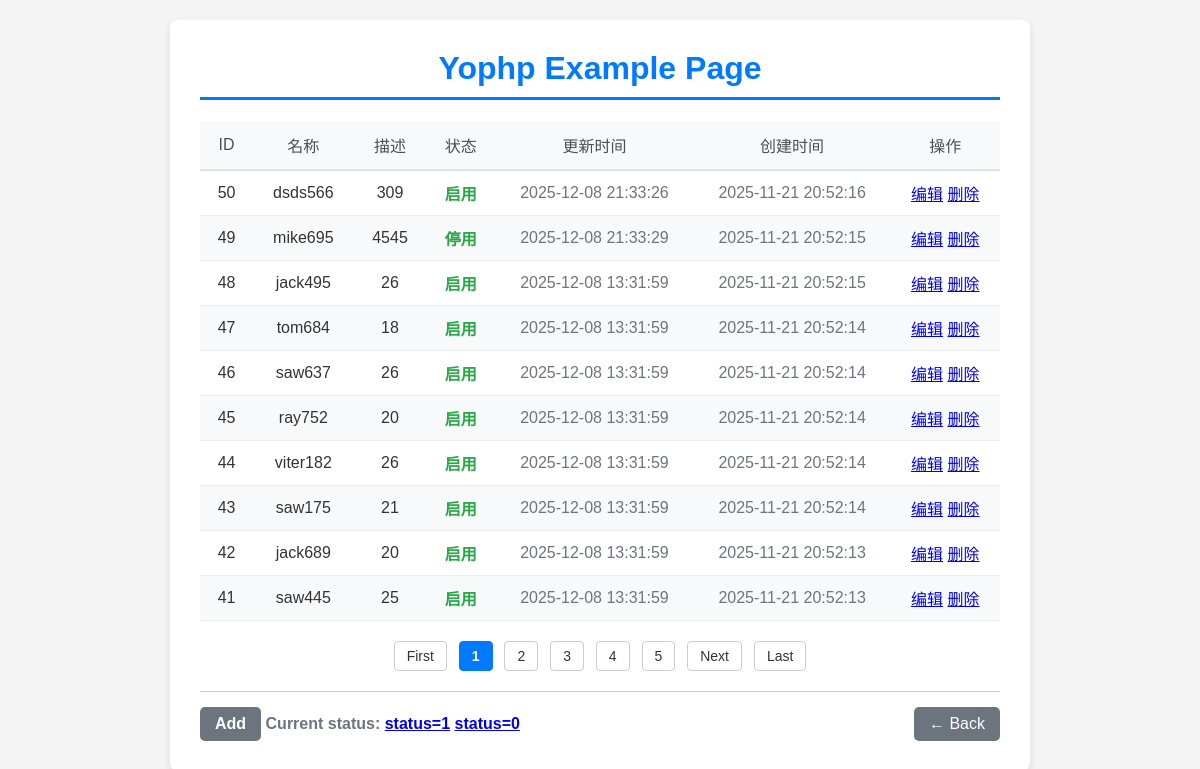
The page /example/page on the database as committed earlier.
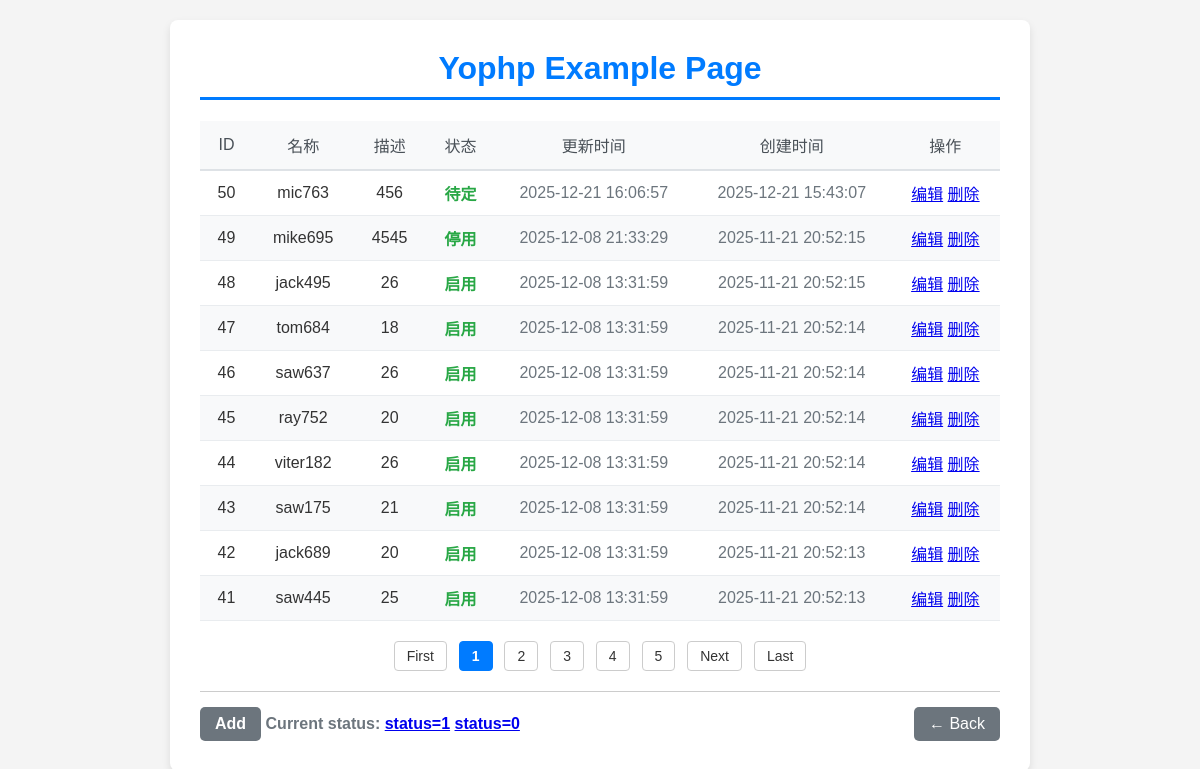
The same page on the database as committed later.
### tables this page shows
CREATE TABLE `example`  (
  `id` int NOT NULL AUTO_INCREMENT,
  `name` varchar(255) NULL DEFAULT '',
  `desc_txt` text NULL,
  `status` tinyint NULL DEFAULT 0,
  `update_time` timestamp NULL DEFAULT CURRENT_TIMESTAMP ON UPDATE CURRENT_TIMESTAMP,
  `create_time` timestamp NULL DEFAULT CURRENT_TIMESTAMP,
  PRIMARY KEY (`id`) USING BTREE
);

### app/controllers/ExampleController.php (called while the page is built, shortened)
<?php
class ExampleController
{
    public function page()
    {
        $data = array();
        $exampleModel = ExampleModel::getInstance();
        $paramInput = array();
        $status = '';
        $pageUrl = '/example/page';
        $suffix = "/?status=$status";
        $examples = $exampleModel->getPage($paramInput, 'id DESC', $pageUrl, 10, $suffix);
        $data['examples'] = $examples;
        $data['status'] = $status;
        $data['statuss'] = $exampleModel->_statuss;
        $data['title'] = 'Yophp Example Page';
        $data['pageUrl'] = $pageUrl;
        $data['success'] = $_GET['success']??'';
        $data['message'] = $_GET['message']??'';
        view()->render('example/page', $data);
    }
}

### framework/init.php (called while the page is built, shortened)
<?php
require FRAMEWORK_DIR.'common.php';
$action = 'index';
$uris = uri();
if(isset($uris[0]) && $uris[0] != 'index.php') {
    $uriCount = 0;
    if ($uris) {
        foreach ($uris as $key => $value) {
            if (!is_numeric($value)) {
                $uriCount++;
            }
        }
    }
    if ($uriCount > 2) {
        $module = $uris[0];
        $controller = $uris[1];
        $action = $uris[2];
    } elseif ($uriCount > 1) {
        if (is_dir(CONTROLLER_DIR . $uris[0])) {
            $module = $uris[0];
            $controller = $uris[1];
        } else {
            $action = $uris[1];
        }
    } elseif ($uriCount > 0) {
        $controller = $uris[0];
    }
}
$classObj = new $controllerName();
$classObj->$action();

### public/index.php (called while the page is built, shortened)
<?php
require FRAMEWORK_DIR.'init.php';

### framework/common.php (called while the page is built, shortened)
<?php
function loadClass($className)
{
    $modelKey = substr($className, -5, 5);
    $frameworklKey = substr($className, 0, 3);
    if ($modelKey == 'Model') {
        $file = APP_DIR . 'models/' . $className . '.php';
    } elseif ($frameworklKey == 'Yo_') {
        $file = FRAMEWORK_DIR . $className . '.php';
    } else {
        $file = APP_DIR . 'libraries/' . $className . '.php';
        if (file_exists($file)) {
            include_once $file;
        }
    }
}
function uri($num = '')
{
    $uris = array();
    $uriStr = $_SERVER['REQUEST_URI'];
    $uriStrT = stristr($_SERVER['REQUEST_URI'], '?', true);
    $uriT = explode('/', $uriStr);
    if ($uriT) {
        foreach ($uriT as $key => $value) {
            if ($value) {
                $uris[] = $value;
            }
        }
    }
    if ($num) {
        return isset($uris[$num - 1]) ? $uris[$num - 1] : '';
    } else {
        return $uris;
    }
}

### framework/Yo_ModelBase.php (called while the page is built, shortened)
<?php
class Yo_ModelBase
{
    protected static $_instances = [];
    protected $tableName;
    protected $db;
    public function __construct()
    {
        $this->db = Yo_PdoMysql::getInstance()->getDb();
    }
    public static function getInstance()
    {
        $className = static::class;
        if (!isset(self::$_instances[$className])) {
            self::$_instances[$className] = new static();
            if (property_exists($className, 'name') && static::$name) {
                self::$_instances[$className]->tableName = static::$name;
            }
        }
        return self::$_instances[$className];
    }
    public function getResult($param=array(), $limit='', $start=0, $orderBy='id DESC')
    {
        $result = array();
        $whereStr = $this->whereStr($param);
        $sql = "SELECT * FROM ". $this->tableName." $whereStr
                ORDER BY $orderBy ";
        if($limit !== '') {
            $sql .= "LIMIT $start, $limit ";
        }
        $sth = $this->db->prepare($sql);
        $sth->execute();
        if ($sth) {
            $result = $sth->fetchAll(PDO::FETCH_ASSOC);
        }
        return $result;
    }
    public function count($param=array())
    {
        $num = 0;
        $whereStr = $this->whereStr($param);
        $sql = "SELECT COUNT(*) as num FROM ". $this->tableName." $whereStr";
        $sth = $this->db->prepare($sql);
        $sth->execute();
        if($sth) {
            $row = $sth->fetch(PDO::FETCH_ASSOC);
            $num = $row['num'];
        }
        return $num;
    }
    public function getPage($param = array(), $orderBy = 'id DESC', $url='', $pagePer = 20, $suffix = '', $pageStyle='pageDefault') {
        $urlArray = explode('/', $url);
        $pageUri = 1;
        foreach($urlArray as $key=>$value) {
            if ($value) {
                $pageUri++;
            }
        }
        $nowPageUri = intval(uri($pageUri));
        $pageNum = $nowPageUri ? $nowPageUri : 1;
        $startRow = ($pageNum - 1) * $pagePer;
        $total = $this->count($param);
        $result = $this->getResult($param, $pagePer, $startRow, $orderBy);
        return $result;
    }
    protected function pageDefault($baseUrl, $pageNum, $perPage = 20, $totalRows = 200, $suffix = '') {
        $nowPage = $pageNum;
        $totalPage = intval($totalRows / $perPage);
        $prev = '';
        $showPage = 7;
        $pageList = array();
        $startInt = 1;
        $endInt = $totalPage;
        for($i=$startInt; $i<=$endInt; $i++) {
            $pageList[] = $i;
        }
    }
    private function whereStr($param) {
        $whereStr = '';
        return $whereStr;
    }
}

### framework/Yo_PdoMysql.php (called while the page is built, shortened)
<?php
class Yo_PdoMysql {
    private $_dbh;
    public function getDb() {
        if (!$this->_dbh) {
            try {
				$driverOptions = array(
                    PDO::ATTR_PERSISTENT => true
                );
                $contect = new PDO('mysql:host=' . DB_HOST . ';dbname=' . DB_NAME, DB_USER, DB_PASSWORD, $driverOptions);
                if ($contect) {
                    $this->_dbh = $contect;
                    $this->_dbh->query("SET NAMES 'UTF8'");
                }
            } catch (PDOException $e) {
                if (DEBUG_MODE != 'production') {
                    print "Error!: " . $e->getMessage() . "<br/>";
                }
                die();
            }
        }
        return $this->_dbh;
    }
}
?>

### app/models/ExampleModel.php (called while the page is built, shortened)
<?php
class ExampleModel extends Yo_ModelBase
{
    public function __construct()
    {
        parent::__construct();
    }
}

### app/views/example/page.php (the view, shortened to what the changed rows need)
<h1 class="main-title"><?php echo $title; ?></h1>
<div class="data-table-container">
    <?php if (isset($examples) && $examples): ?>
        <table class="data-table">
            <thead>
            <tr>
                <th>ID</th>
                <th>名称</th>
                <th>描述</th>
                <th>状态</th>
                <th>更新时间</th>
                <th>创建时间</th>
                <th>操作</th>
            </tr>
            </thead>
            <tbody>
            <?php foreach ($examples as $key => $value): ?>
                <tr>
                    <td><?php echo $value['id'] ?></td>
                    <td><?php echo $value['name'] ?></td>
                    <td><?php echo $value['desc_txt'] ?></td>
                    <td class="status-enabled"><?php echo $statuss[$value['status']]; ?></td>
                    <td class="time-text"><?php echo $value['update_time'] ?></td>
                    <td class="time-text"><?php echo $value['create_time'] ?></td>
                    <td>
                        <a href="/example/edit/?id=<?php echo $value['id'] ?>">编辑</a>
                        <a href="/example/delete/?id=<?php echo $value['id'] ?>" onclick="return confirm('Are you confirm delete?')">删除</a>
                    </td>
                </tr>
            <?php endforeach; ?>
            </tbody>
        </table>
    <? else: ?>
        no result.
    <?php endif; ?>
</div>

Rows that differ between the two databases and show on the page:
changed example id 50: name "dsds566" → "mic763"; desc_txt "309" → "456"; status "启用" → "待定"; update_time "2025-12-08 21:33:26" → "2025-12-21 16:06:57"; create_time "2025-11-21 20:52:16" → "2025-12-21 15:43:07"
